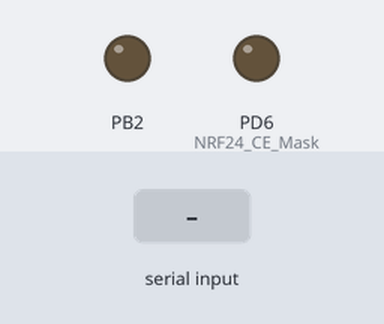
The program below on a simulated ATmega8, built with avr-gcc and emulated at 8 MHz. Shown: output pins drawn as LEDs (lit = HIGH). The inputs (shaded band) are chosen by the test bench. Pins used as bus, display or sensor lines are not drawn.

Above: at 0.1 s.
At 2.5 s:
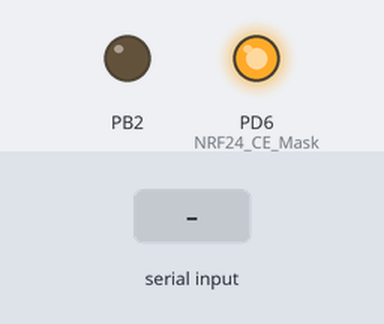
2.6 s: "1" received over Serial
At 3.8 s:
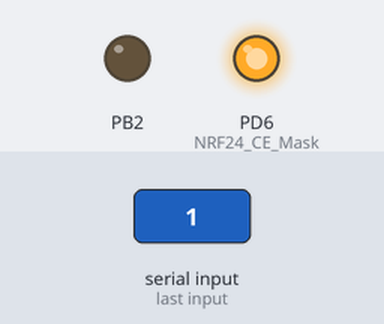
Timing chart, 0 to 5.6 s (numbered marks = the images above; inputs shaded):
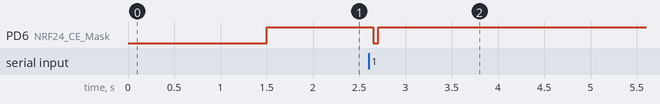

Measured:
- after the input at 2.6 s, PD6 (NRF24_CE_Mask): HIGH → LOW after 0.05 s, → HIGH 0.06 s later

The program:

main.c
```c
//------------------------------------------------------------------------------
// This is Open source software. You can place this code on your site, but don't
// forget a link to my YouTube-channel: https://www.youtube.com/channel/UChButpZaL5kUUl_zTyIDFkQ
// Ýòî ïðîãðàììíîå îáåñïå÷åíèå ðàñïðîñòðàíÿåòñÿ ñâîáîäíî. Âû ìîæåòå ðàçìåùàòü
// åãî íà âàøåì ñàéòå, íî íå çàáóäüòå óêàçàòü ññûëêó íà ìîé YouTube-êàíàë
// "Ýëåêòðîíèêà â îáúåêòèêå" https://www.youtube.com/channel/UChButpZaL5kUUl_zTyIDFkQ
// Àâòîð: Íàäûðøèí Ðóñëàí / Nadyrshin Ruslan
//------------------------------------------------------------------------------

#define F_CPU 8000000L
#define BAUD 9600
#include <avr/io.h>
#include <util/delay.h>
#include "nrf24/nrf24.c"
#include "main.h"
#include <avr/interrupt.h>
#include "bwUART.c"
#include "types.h"

//Íàñòðîéêà òàéìåðà
// #define F_PWM 50
// #define TIMER_PRESC 64
// #define TOP F_CPU/(2*TIMER_PRESC*F_PWM)


#define nRF_CHANNEL     70
#define nRF_isTX_DEMO   1       // Ôëàã ðàáîòû ïðîåêòà â êà÷åñòâå ïåðåäàò÷èêà
#define nRF_PaketLen    1     // Åñëè ðàçìåð ïàêåòà = 0, òî èñïîëüçóåòñÿ ïåðåìåííàÿ äëèíà ïàêåòà

// Àäðåñ ñîåäèíåíèÿ ñ äðóãèì ìèêðîêîíòðîëëåðîì
uint8_t Addr[] = {0x01, 0x02, 0x03, 0x04, 0x05};
// Áóôåð ïàêåòà
uint8_t Buff[] = {
  0x01, 0x02, 0x03, 0x04, 0x05, 0x06, 0x07, 0x08,
  0x11, 0x02, 0x03, 0x04, 0x05, 0x06, 0x07, 0x08,
  0x21, 0x02, 0x03, 0x04, 0x05, 0x06, 0x07, 0x08,
  0x31, 0x02, 0x03, 0x04, 0x05, 0x06, 0x07, 0x08
};

uint8_t Pipe = 0;       // Íîìåð ñîåäèíåíèÿ
uint8_t Len = 0;        // Äëèíà ïàêåòà
uint32_t Counter = 0;   // Ñ÷¸ò÷èê ïàêåòîâ
uint32_t TryCounter = 0;// Ñ÷¸ò÷èê ïîâòîðíûõ ïîïûòîê îòïðàâêè ïàêåòà
uint32_t Err = 0;       // Ñ÷¸ò÷èê îøèáîê ïðè îòïðàâêå

//int DriveA = 10;
//int DriveB = 10;
char needtransmitflag =0;
char frame =0;

//void initPWM(void);
//void initDirPorts(void);
//int DriveValue(char pwr);


int main(void)
{
	_delay_ms(1500);

  //initDirPorts();
  // Èíèöèàëèçàöèÿ nRF24
  //initPWM();//Âêëþ÷àåì ØÈÌ


  initUART();


  nrf24_init(nRF_CHANNEL);
  // Íàñòðîéêà ñîåäèíåíèÿ, óñòàíîâêà àäðåñà
  nrf24_RxPipe_Setup(0, Addr, nRF_PaketLen);

  sei();
  //UARTtransmitString("Booted\r") ;
  /*beep();
  _delay_ms(100);
  beep();*/
 /*UARTtransmitString("nRF enabled\r");*/


    // Åñëè ðàçìåð ïàêåòà = 0, òî èñïîëüçóåòñÿ ïåðåìåííàÿ äëèíà ïàêåòà

#if (nRF_isTX_DEMO)

  Len = nRF_PaketLen;
  while (1)
  {
	  if(needtransmitflag)
	  {
		  cli();
		  Buff[0]=frame;
     int8_t TryNum = nrf24_Send(Addr, Buff, Len);        // Îòïðàâêà ïàêåòà
     if (TryNum >= 0)            // Ïàêåò óñïåøíî áûë îòïðàâëåí
     {
	     Counter++;                // Ñ÷èòàåì êîë-âî îòïðàâëåííûõ ïàêåòîâ
	     TryCounter += TryNum;     // Ñ÷èòàåì îáùåå êîë-âî ïîïûòîê îòïðàâêè
     }
     else
     Err++;                    // Ñ÷èòàåì êîë-âî îøèáîê ïðè îòïðàâêå

     needtransmitflag=0;
	 sei();
	 }
	 _delay_ms(50);
  }
#else
  while (1)
  {

	  //cli();
    Len = nrf24_Recv(&Pipe, Buff);      // Ïðîâåðÿåì, åñòü ëè âõîäÿùèå ïàêåòû
    if (Len)    // Ïðèíÿò ïàêåò èç ñîåäèíåíèÿ ¹ Pipe äëèíîé Len
    {


  Counter++;
//
//
// 	  // Ñ÷èòàåì êîë-âî ïðèíÿòûõ ïàêåòîâ
   }
// 	sei();
//UARTtransmitChar(Counter);

	//_delay_ms(30);

  }
#endif


}

ISR(USART_RXC_vect)
{
	frame=UDR;
	needtransmitflag=1;

}
```

bwUART.c
```c
/*
 * bwUART.c
 *
 * Created: 21.06.2017 12:46:43
 * Author : crazy
 *áèáëèîòåêà äëÿ ïåðåäà÷è è ïðè¸ìà äàííûõ ïî Uart

 #define  BAUD 9600 òàê óñòàíàâëèâàåòñÿ ñêîðîñòü
 F_CPU 8000000
 */

#include <avr/io.h>
#include <avr/interrupt.h>

//#define  BAUD 9600
//#define  F_CPU 8000000
#define  UBRR_VAL F_CPU/16/BAUD-1

void initUART();
void UARTtransmitChar(char a);
void UARTtransmitString(char *a);


void initUART() //Íàñòðîéêà ðàáîòû UART
{


	//Óñòàíîâêà ñêîðîñòè ðàáîòû UART
	UBRRH =(UBRR_VAL>>8);
	UBRRL =UBRR_VAL;
	//UCSRA = 0x00;


	//Ïåðåäàò÷èê
	//Ðàçðåøåíèå ðàáîòû ïåðåäàò÷èêà
	UCSRB|=(1<<TXEN);


	//Ïðè¸ìíèê
	//Ðàçðåøåíèå ðàáîòû ïðèåìíèêà
	UCSRB|=(1<<RXEN)|(1<<RXCIE); //Ðàçðåøåíèå ïðåðûâàíèÿ ïî ïðè¸ìó
	//Ôîðìàò ïîñûëêè 8bt 1 stopBt êîíòðîëü ÷¸òíîñòè îòêëþ÷åí
	UCSRC|=(1<<URSEL)|(1<<UCSZ1)|(1<<UCSZ0);


}

void UARTtransmitChar(char a)
{
	while ( !( UCSRA & (1<<UDRE)) );

UDR = a;


}

void UARTtransmitString(char *a)
{
	char *u=a;
	while(*u!='\0')
	{
		UARTtransmitChar(*u++);

	}


}
```

main.h
```c
//------------------------------------------------------------------------------
// This is Open source software. You can place this code on your site, but don't
// forget a link to my YouTube-channel: https://www.youtube.com/channel/UChButpZaL5kUUl_zTyIDFkQ
// Ýòî ïðîãðàììíîå îáåñïå÷åíèå ðàñïðîñòðàíÿåòñÿ ñâîáîäíî. Âû ìîæåòå ðàçìåùàòü
// åãî íà âàøåì ñàéòå, íî íå çàáóäüòå óêàçàòü ññûëêó íà ìîé YouTube-êàíàë
// "Ýëåêòðîíèêà â îáúåêòèêå" https://www.youtube.com/channel/UChButpZaL5kUUl_zTyIDFkQ
// Àâòîð: Íàäûðøèí Ðóñëàí / Nadyrshin Ruslan
//------------------------------------------------------------------------------
#ifndef _MAIN_H
#define _MAIN_H


#endif
```

nrf24.h
```c
//------------------------------------------------------------------------------
// This is Open source software. You can place this code on your site, but don't
// forget a link to my YouTube-channel: https://www.youtube.com/channel/UChButpZaL5kUUl_zTyIDFkQ
// Ýòî ïðîãðàììíîå îáåñïå÷åíèå ðàñïðîñòðàíÿåòñÿ ñâîáîäíî. Âû ìîæåòå ðàçìåùàòü
// åãî íà âàøåì ñàéòå, íî íå çàáóäüòå óêàçàòü ññûëêó íà ìîé YouTube-êàíàë
// "Ýëåêòðîíèêà â îáúåêòèêå" https://www.youtube.com/channel/UChButpZaL5kUUl_zTyIDFkQ
// Àâòîð: Íàäûðøèí Ðóñëàí / Nadyrshin Ruslan
//------------------------------------------------------------------------------
#ifndef _NRF24_H
#define _NRF24_H

#include "../types.h"

// Îïðåäåëÿåì ñòðóêòóðó äëÿ õðàíåíèÿ íàñòðîåê ñîåäèíåíèé
typedef struct
{
  uint8_t bDynPayLoad   :1;
  uint8_t PayLoadLen    :6;
  uint8_t Address[5];
} tPipeSettings;


// Ìîäåëè NRF24, ñ êîòîðûìè ðàáîòàåò áèáëèîòåêà
#define NRF24_MODEL_L01         0       // nRF24L01
#define NRF24_MODEL_L01P        1       // nRF24L01+

// Ìîäåëü NRF24
#define NRF24_MODEL             NRF24_MODEL_L01P

// Ïèíû, ê êîòîðûì ïîäêëþ÷åíû ñëóæåáíûå ñèãíàëû CSN è CE
#define NRF24_CSN_Port          PORTD
#define NRF24_CSN_DDR           DDRD
#define NRF24_CSN_Mask          (1 << 7)
#define NRF24_CE_Port           PORTD
#define NRF24_CE_DDR            DDRD
#define NRF24_CE_Mask           (1 << 6)


#define NRF24_Tx_TimeOut        500      // Òàéì-àóò ïåðåäà÷è ïàêåòà (ñ ïîâòîðàìè), *0.1 ìñ


// Âñïîìîãàòåëüíûå êîíñòàíòû
#define NRF24_REGADDR_MASK      0x1F
#define NRF24_PipesNum          6       // Êîë-âî ñîåäèíåíèé (òðóá, pipes)

// Âîçìîæíûå ñêîðîñòè ïðè¸ìî-ïåðåäà÷è
#define NRF24_DataRate_250KBps  0
#define NRF24_DataRate_1MBps    1
#define NRF24_DataRate_2MBps    2
// Âîçìîæíûå âûõîäíûå ìîùíîñòè ïåðåäàò÷èêà
#define NRF24_OutPower_m18dBm   0
#define NRF24_OutPower_m12dBm   1
#define NRF24_OutPower_m6dBm    2
#define NRF24_OutPower_0dBm     3


// Ìàñêè â ðåãèñòðå STATUS
#define NRF24_bMAX_RT_Mask      (1 << 4)        // Ôëàã ïðåðûâàíèÿ èñòå÷åíèÿ ïîïûòîê îòïðàâêè.
#define NRF24_bTX_DS_Mask       (1 << 5)        // Ôëàã ïðåðûâàíèÿ îêîí÷àíèÿ îòïðàâêè èç TX FIFO. Óñòàíàâëèâàåòñÿ â 1 êîãäà ïîëó÷åí ACK
#define NRF24_bRX_DR_Mask       (1 << 6)        // Ôëàã ïðåðûâàíèÿ ïîëó÷åíèÿ ïàêåòà. Óñòàíàâëèâàåòñÿ â 1 êîãäà â RX FIFO áûë ïîëó÷åí ïàêåò
// Ìàñêè â ðåãèñòðå FIFO_STATUS
#define NRF24_bRX_EMPTY_Mask    (1 << 0)        // Ôëàã îïóñòîøåíèÿ RX FIFO
#define NRF24_bRX_FULL_Mask     (1 << 1)        // Ôëàã çàïîëíåíèÿ RX FIFO
#define NRF24_bTX_EMPTY_Mask    (1 << 4)        // Ôëàã îïóñòîøåíèÿ TX FIFO
#define NRF24_bTX_FULL_Mask     (1 << 5)        // Ôëàã çàïîëíåíèÿ TX FIFO
#define NRF24_bTX_REUSE_Mask    (1 << 6)        // Reuse last transmitted data packet if set high.
                                                // The packet is repeatedly retransmitted as long as CE is high.
                                                // TX_REUSE is set by the SPI command REUSE_TX_PL, and is reset by
                                                // the SPI commands W_TX_PAYLOAD or FLUSH TX


// Íàáîð êîìàíä nRF24
#define NRF24_CMD_R_REGISTER    0x00    // Ïðî÷èòàòü âíóòðåííèå ðåãèñòðû nRF
#define NRF24_CMD_W_REGISTER    0x20
#define NRF24_CMD_ACTIVATE      0x50
#define NRF24_CMD_R_RX_PL_WID   0x60
#define NRF24_CMD_R_RX_PAYLOAD  0x61
#define NRF24_CMD_W_TX_PAYLOAD  0xA0
#define NRF24_CMD_W_ACK_PAYLOAD 0xA8
#define NRF24_CMD_FLUSH_TX      0xE1
#define NRF24_CMD_FLUSH_RX      0xE2
#define NRF24_CMD_REUSE_TX_PL   0xE3
#define NRF24_CMD_NOP           0xFF    // Èãíîðèðóåìàÿ êîìàíäà (èñïîëüçóåòñÿ ÷òîáû ïðî÷èòàòü ñòàòóñ nRF24)

// Àäðåñà âíóòðåííèõ ðåãèñòðîâ
#define NRF24_REG_CONFIG        0x00
#define NRF24_REG_EN_AA         0x01
#define NRF24_REG_EN_RXADDR     0x02
#define NRF24_REG_SETUP_AW      0x03
#define NRF24_REG_SETUP_RETR    0x04
#define NRF24_REG_RF_CH         0x05
#define NRF24_REG_RF_SETUP      0x06
#define NRF24_REG_STATUS        0x07
#define NRF24_REG_OBSERVE_TX    0x08
#define NRF24_REG_CD            0x09    // Â ìîäåëè nRF24L01+ ýòîò ðåãèñòð RPD (Received Power Detector)
#define NRF24_REG_RX_ADDR_P0    0x0A
#define NRF24_REG_RX_ADDR_P1    0x0B
#define NRF24_REG_RX_ADDR_P2    0x0C
#define NRF24_REG_RX_ADDR_P3    0x0D
#define NRF24_REG_RX_ADDR_P4    0x0E
#define NRF24_REG_RX_ADDR_P5    0x0F
#define NRF24_REG_TX_ADDR       0x10
#define NRF24_REG_RX_PW_P0      0x11
#define NRF24_REG_RX_PW_P1      0x12
#define NRF24_REG_RX_PW_P2      0x13
#define NRF24_REG_RX_PW_P3      0x14
#define NRF24_REG_RX_PW_P4      0x15
#define NRF24_REG_RX_PW_P5      0x16
#define NRF24_REG_FIFO_STATUS   0x17
#define NRF24_REG_DYNPD	        0x1C
#define NRF24_REG_FEATURE	0x1D


typedef struct
{
  uint8_t bPRIM_RX      :1;     // 00 Ðåæèì ðàáîòû (0 = PTX; 1 = PRX)
  uint8_t bPWR_UP       :1;     // 01 Ðåæèì ýëåêòðîïèòàíèÿ (1 = Power Up, 0 = Power Down)
  uint8_t bCRC_O        :1;     // 02 Ðàçìåð ïîëÿ CRC (0 = 1 áàéò, 1 = 2 áàéòà)
  uint8_t bEN_CRC       :1;     // 03 Enable CRC
  uint8_t bMASK_MAX_RT  :1;     // 04 Ïðåðûâàíèå ïî ñîáûòèþ MAX_RT íà íîæêå IRQ (0 = Âêëþ÷åíî; 1 = Îòêëþ÷åíî)
  uint8_t bMASK_TX_DS   :1;     // 05 Ïðåðûâàíèå ïî ñîáûòèþ TX_DS íà íîæêå IRQ (0 = Âêëþ÷åíî; 1 = Îòêëþ÷åíî)
  uint8_t bMASK_RX_DR   :1;     // 06 Ïðåðûâàíèå ïî ñîáûòèþ RX_DR íà íîæêå IRQ (0 = Âêëþ÷åíî; 1 = Îòêëþ÷åíî)
  uint8_t bRes          :1;     // 07 Reserved
} tNrf24Reg00h; // CONFIG       Configuration Register

typedef struct
{
  uint8_t bARC          :4;     // 00-03 Êîë-âî ïîïûòîê ïåðåäà÷è ïàêåòà ïðè îòñóòñòâèè ACK îò ïðè¸ìíèêà
  uint8_t bARD          :4;     // 04-07 Ïàóçà ìåæäó ïîïûòêàìè ((N + 1) * 250ìêñ)
} tNrf24Reg04h; // SETUP_RETR   Setup of Automatic Retransmission

typedef struct
{
  uint8_t bLNA_HCURR    :1;     // 00 Êîýôôèöèåíò óñèëåíèÿ ïðè¸ìíèêà
  uint8_t bRF_PWR       :2;     // 01-02 Ìîùíîñòü ïåðåäàò÷èêà (0 = -18dBm; 1 = -12dBm; 2 = -6dBm; 3 = 0dBm)
  uint8_t bRF_DR_HIGH   :1;     // 03 ×àñòîòà ïåðåäà÷è (ñòàðøèé áèò). 00 = 1Mbps; 10 = 2Mbps; 01 = 250Kbps
  uint8_t bPLL_LOCK     :1;     // 04 Force PLL lock signal. Only used in test
  uint8_t bRF_DR_LOW    :1;     // 05 ×àñòîòà ïåðåäà÷è (ìëàäøèé áèò). 00 = 1Mbps; 10 = 2Mbps; 01 = 250Kbps
  uint8_t bRes          :1;     // 06 Reserved
  uint8_t bCONT_WAVE    :1;     // 07 Enable continuous carrier transmit
} tNrf24Reg06h; // RF_SETUP     RF Setup Register

typedef struct
{
  uint8_t bARC_CNT      :4;     // 00-03 Ñ÷¸ò÷èê ïîâòîðîâ îòïðàâêè ïàêåòà. Ñ÷¸ò÷èê ñáðàñûâàåòñÿ êîãäà íà÷èíàåòñÿ îòïðàâêà íîâîãî ïàêåòà.
  uint8_t bPLOS_CNT     :4;     // 04-07 Ñ÷¸ò÷èê ïîòåðÿííûõ ïàêåòîâ (íå ïðåâûøàåò 15). Ñ÷¸ò÷èê ñáðàñûâàåòñÿ çàïèñüþ â RF_CH.
} tNrf24Reg08h; // OBSERVE_TX   Transmit observe register

typedef struct
{
  uint8_t bEN_DYN_ACK   :1;     // 00 Enables the W_TX_PAYLOAD_NOACK command
  uint8_t bEN_ACK_PAY   :1;     // 01 Enables Payload with ACK
  uint8_t bEN_DPL       :1;     // 02 Enables Dynamic Payload Length
  uint8_t bRes          :5;     // 03-07 Reserved
} tNrf24Reg1Dh; // FEATURE      R/W Feature Register


// Èíèöèàëèçàöèÿ nRF24
void nrf24_init(uint8_t Channel);
// Ôóíêöèÿ óñòàíàâëèâàåò ¹ êàíàëà (0..127)
uint8_t nrf24_SetChannel(uint8_t Channel);

// Ïðîöåäóðà óñòàíàâëèâàåò ìîùíîñòü ïåðåäàò÷èêà. PowerLevel - ìîùíîñòü ïåðåäàò÷èêà (0 = -18dBm; 1 = -12dBm; 2 = -6dBm; 3 = 0dBm)
void nrf24_SetOutputPower(uint8_t PowerLevel);
// Ôóíêöèÿ âîçâðàùàåò óñòàíîâëåííóþ â nRF24 ìîùíîñòü ïåðåäàò÷èêà (0 = -18dBm; 1 = -12dBm; 2 = -6dBm; 3 = 0dBm)
uint8_t nrf24_GetOutputPower(void);

// Ïðîöåäóðà óñòàíàâëèâàåò ÷àñòîòó ïðè¸ìî-ïåðåäà÷è (ñì. êîíñòàíòû NRF24_DataRate_*)
void nrf24_SetDataRate(uint8_t DataRate);
// Ôóíêöèÿ ÷èòàåò óñòàíîâëåííóþ ÷àñòîòó (ñì. êîíñòàíòû NRF24_DataRate_*)
uint8_t nrf24_getDataRate(void);

// Ïðîöåäóðà óñòàíàâëèâàåò äëèíó ïîëÿ CRC (1 ëèáî 2 áàéòà). Åñëè CRCLen = 0, òî CRC îòêëþ÷àåòñÿ
void nrf24_SetCRCLen(uint8_t CRCLen);
// Ôóíêöèÿ ÷èòàåò óñòàíîâëåííóþ  äëèíó ïîëÿ CRC. Âîçâðàùàåò 0, åñëè CRC îòêëþ÷åíî
uint8_t nrf24_getCRCLen(void);

// Ôóíêöèÿ ÷èòàåò äëèíó î÷åðåäíîãî ïàêåòà ïåðåìåííîé äëèíû â áóôåðå RX FIFO
uint8_t nrf24_getDynLen(void);

// Ïðîöåäóðà ðàçðåøàåò/çàïðåùàåò ïåðåìåííóþ äëèíó ãëîáàëüíî
void nrf24_DynPayload_OnOff(uint8_t Enable);
// Ïðîöåäóðà Ðàçðåøàåò/çàïðåùàåò îòïðàâêó ïàêåòîâ âíóòðè ACK-ïàêåòîâ.
// Ïîïóòíî ðàçðåøàåò ïåðåìåííóþ äëèíó ïàêåòà (íåîáõîäèìîå óñëîâèå)
void nrf24_AckPayload_OnOff(uint8_t Enable);

// Ïðîöåäóðà íàñòðàèâàåò ïàðàìåòðû àâòîìàòè÷åñêîãî ïîâòîðà ïåðåäà÷è ïðè îòñóòñòâèè ACK îò ïðè¸ìíèêà.
// TryCount - êîë-âî ïîâòîðîâ (0..15)
// TryPeriod - ïåðèîä ìåæäó ïîâòîðàìè. Ñ÷èòàåòñÿ êàê (TryPeriod + 1) * 250ìêñ
void nrf24_AutoRetrasmission_Setup(uint8_t TryCount, uint8_t TryPeriod);
// Ôóíêöèÿ âîçâðàùàåò, åñòü ëè íåñóùàÿ íà òåêóùåì êàíàëå. Äîñòóïíî òîëüêî â ðåæèìå PRX
uint8_t nrf24_TestCarrier(void);

// Ïðîöåäóðà âêëþ÷àåò/îòêëþ÷àåò àâòîâûäà÷ó ACK äëÿ ñîåäèíåíèÿ (pipe) ñ íîìåðîì Pipe
void nrf24_setAutoAck(uint8_t Pipe, uint8_t Enable);

// Ïðîöåäóðà çàãðóæàåò â Tx FIFO ïàêåò äëÿ ïåðåäà÷è â òåëå ACK-ïàêåòà
void nrf24_SendAckPayload(uint8_t Pipe, uint8_t *pBuff, uint8_t Len);

// Ïðîöåäóðà íàñòðàèâàåò ïàðàìåòðû ïðè¸ìà äëÿ ñîåäèíåíèÿ (pipe) ñ íîìåðîì Pipe
void nrf24_RxPipe_Setup(uint8_t Pipe, uint8_t *pAddress, uint8_t PayloadSize);

// Ôóíêöèÿ ïðîâåðÿåò, åñòü ëè ïðèíÿòûå ïàêåòû â áóôåðå RX FIFO. Åñëè åñòü - êîïèðóåò â áóôåð *pPipe
// Âîçâðàùàåò äëèíó ïðèíÿòîãî ïàêåòà. Åñëè íîâûõ ïàêåòîâ íåò, òî âîçâðàùàåò 0.
// Ïî óêàçàòåëþ pPipe çàïèñûâàåòñÿ íîìåð ñîåäèíåíèÿ, èç êîòîðîãî ïîëó÷åí ïàêåò (0-5)
uint8_t nrf24_Recv(uint8_t *pPipe, uint8_t *pBuff);
// Ïðîöåäóðà îòïðàâëÿåò ïàêåò (ïåðåäà÷à ïîéä¸ò ÷åðåç ñîåäèíåíèå ¹0)
// Âîçâðàùàåò -1 â ñëó÷àå îøèáêè (íå áûëî ACK, êîë-âî ïîâòîðîâ ïåðåäà÷è èñòðà÷åíî)
// Â ñëó÷àå óñïåõà, âîçâðàùàåò êîë-âî ïîâòîðîâ ïåðåäà÷è
int8_t nrf24_Send(uint8_t *pAddress, uint8_t *pBuff, uint8_t Len);

// Ôóíêöèÿ ÷èòàåò ñòàòóñíûé ðåãèñòð nRF24
uint8_t nrf24_ReadState(void);
// Ïðîöåäóðà ñáðàñûâàåò ñîñòîÿíèå ôëàãîâ ïðåðûâàíèé
void nrf24_ResetStateFlags(uint8_t Flags);

#endif
```

spim.h
```c
//------------------------------------------------------------------------------
// This is Open source software. You can place this code on your site, but don't
// forget a link to my YouTube-channel: https://www.youtube.com/channel/UChButpZaL5kUUl_zTyIDFkQ
// Ýòî ïðîãðàììíîå îáåñïå÷åíèå ðàñïðîñòðàíÿåòñÿ ñâîáîäíî. Âû ìîæåòå ðàçìåùàòü
// åãî íà âàøåì ñàéòå, íî íå çàáóäüòå óêàçàòü ññûëêó íà ìîé YouTube-êàíàë
// "Ýëåêòðîíèêà â îáúåêòèêå" https://www.youtube.com/channel/UChButpZaL5kUUl_zTyIDFkQ
// Àâòîð: Íàäûðøèí Ðóñëàí / Nadyrshin Ruslan
//------------------------------------------------------------------------------
#ifndef _SPIM_H
#define _SPIM_H

#include "../types.h"


// Ïðîöåäóðà èíèöèàëèçàöèè spi â ðåæèìå master
void spim_init(void);
// Ïðîöåäóðà îòïðàâëÿåò ìàññèâ 16-áèòíûõ ñëîâ
void SPI_send16b(uint16_t *pBuff, uint16_t Len);
// Ïðîöåäóðà îòïðàâëÿåò ìàññèâ 8-áèòíûõ ñëîâ
void SPI_send8b(uint8_t *pBuff, uint16_t Len);
// Ïðîöåäóðà îòïðàâëÿåò ìàññèâ 16-áèòíûõ ñëîâ
void SPI_recv16b(uint16_t *pBuff, uint16_t Len);
// Ïðîöåäóðà îòïðàâëÿåò ìàññèâ 8-áèòíûõ ñëîâ
void SPI_recv8b(uint8_t *pBuff, uint16_t Len);
// Ïðîöåäóðà îòïðàâëÿåò 1 áàéò è âîçâðàùàåò ïðèíÿòûé áàéò
uint8_t SPI_SendRecvByte(uint8_t TxByte);

#endif
```

types.h
```c
//------------------------------------------------------------------------------
// This is Open source software. You can place this code on your site, but don't
// forget a link to my YouTube-channel: https://www.youtube.com/channel/UChButpZaL5kUUl_zTyIDFkQ
// Ýòî ïðîãðàììíîå îáåñïå÷åíèå ðàñïðîñòðàíÿåòñÿ ñâîáîäíî. Âû ìîæåòå ðàçìåùàòü
// åãî íà âàøåì ñàéòå, íî íå çàáóäüòå óêàçàòü ññûëêó íà ìîé YouTube-êàíàë
// "Ýëåêòðîíèêà â îáúåêòèêå" https://www.youtube.com/channel/UChButpZaL5kUUl_zTyIDFkQ
// Àâòîð: Íàäûðøèí Ðóñëàí / Nadyrshin Ruslan
//------------------------------------------------------------------------------
#ifndef TYPES
#define TYPES

// Îïðåäåëåíèÿ òèïîâ äëÿ 8-ðàçðÿäíûõ ïðîöåññîðîâ
#define int8_t          signed char
#define uint8_t         unsigned char
#define int16_t         signed int
#define uint16_t        unsigned int
#define int32_t         signed long int
#define uint32_t        unsigned long int

#endif
```

Source omitted: nrf24.c (25564 bytes), spim.c (3657 bytes)
